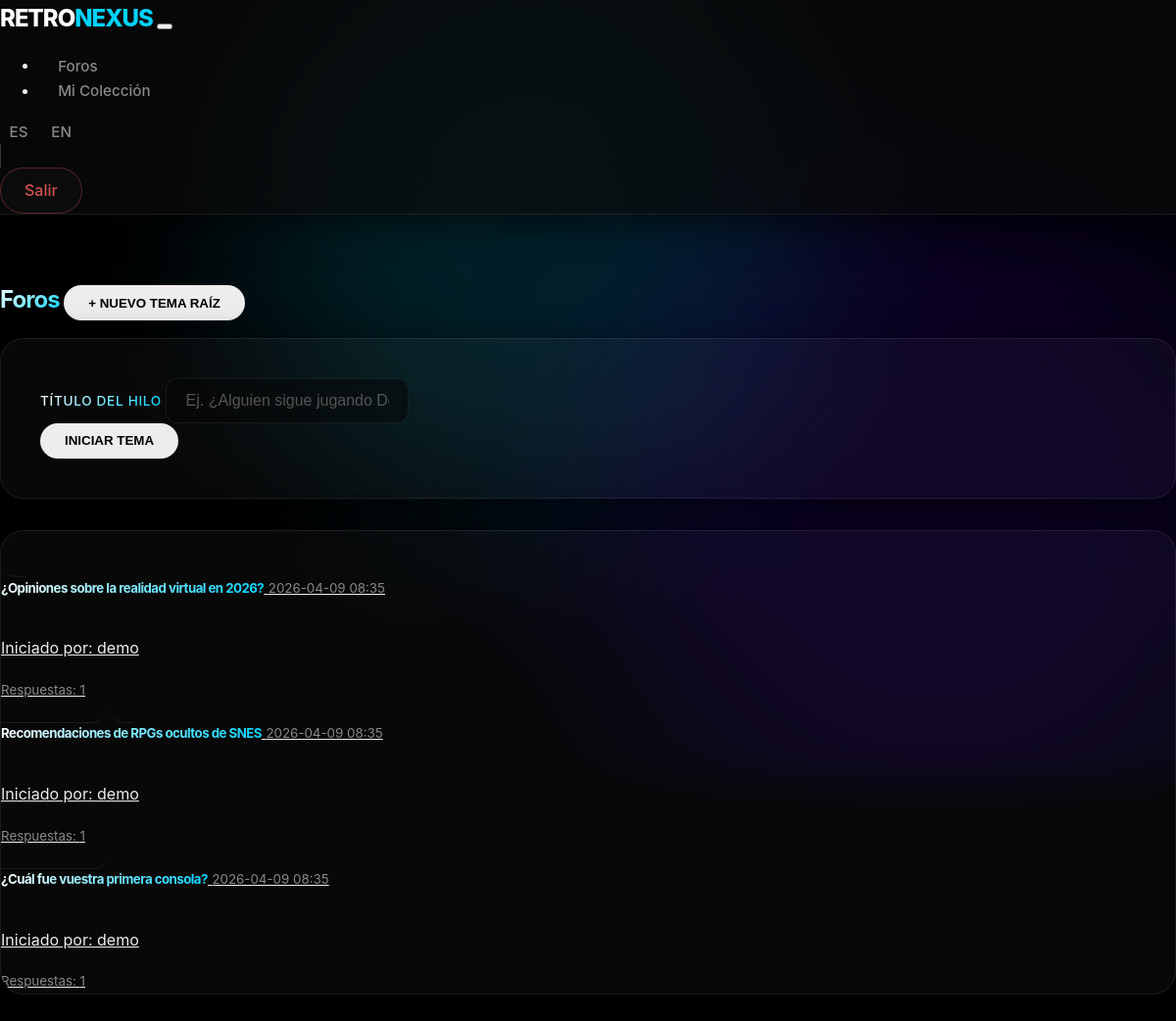
The page /forum (signed in) on the database its author committed.
### app/models.py (models this page shows)
class ForumThread(db.Model):
    id = db.Column(db.Integer, primary_key=True)
    title = db.Column(db.String(200), nullable=False)
    author_id = db.Column(db.Integer, db.ForeignKey('user.id'), nullable=False)
    created_at = db.Column(db.DateTime, default=datetime.utcnow)
    posts = db.relationship('ForumPost', backref='thread', lazy=True)
    author = db.relationship('User', backref='threads')

class User(UserMixin, db.Model):
    id = db.Column(db.Integer, primary_key=True)
    username = db.Column(db.String(50), unique=True, nullable=False)
    password_hash = db.Column(db.String(200), nullable=False)
    totp_secret = db.Column(db.String(32), nullable=True) # Secreto para 2FA
    is_2fa_enabled = db.Column(db.Boolean, default=False)

### app/routes.py (the view, shortened to what this page needs)
@main.route('/forum', methods=['GET', 'POST'])
def forum():
    threads = ForumThread.query.order_by(ForumThread.created_at.desc()).all()
    return render_template('forum.html', threads=threads)

### app/i18n.py (called while the page is built)
def get_translation(lang, key):
    return TRANSLATIONS.get(lang, TRANSLATIONS['es']).get(key, key)

### app/templates/forum.html
{% extends "base.html" %}
{% block content %}
<div class="row mt-4">
    <div class="col-12 d-flex justify-content-between align-items-center mb-3">
        <h2 class="modern-font text-primary-accent">{{ _('nav_forum') }}</h2>
        {% if current_user.is_authenticated %}
        <button class="btn btn-sm btn-modern" data-bs-toggle="collapse" data-bs-target="#newThreadForm">+ NUEVO TEMA
            RAÍZ</button>
        {% endif %}
    </div>
</div>
<div class="collapse mb-4" id="newThreadForm">
    <div class="card card-premium">
        <div class="card-body">
            <form method="POST" action="{{ url_for('main.forum') }}">
                <div class="mb-3">
                    <label class="form-label text-primary-accent">Título del Hilo</label>
                    <input type="text" name="title" class="form-control" required
                        placeholder="Ej. ¿Alguien sigue jugando Doom clásico?">
                </div>
                <button type="submit" class="btn btn-modern w-100">INICIAR TEMA</button>
            </form>
        </div>
    </div>
</div>
<div class="card card-premium p-0">
    <div class="list-group list-group-flush">
        {% for thread in threads %}
        <a href="{{ url_for('main.thread', thread_id=thread.id) }}"
            class="list-group-item list-group-item-action bg-transparent text-light border-secondary">
            <div class="d-flex w-100 justify-content-between">
                <h5 class="mb-1 text-primary-accent modern-font">{{ thread.title }}</h5>
                <small class="text-muted">{{ thread.created_at.strftime('%Y-%m-%d %H:%M') }}</small>
            </div>
            <p class="mb-1 text-secondary">Iniciado por: {{ thread.author.username }}</p>
            <small class="text-muted text-uppercase">Respuestas: {{ thread.posts | length }}</small>
        </a>
        {% else %}
        <div class="list-group-item bg-transparent text-center text-muted py-4">No hay temas en el foro. ¡Sé el primero
            en publicar!</div>
        {% endfor %}
    </div>
</div>
{% endblock %}

### app/static/css/style.css (style rules this page uses)
:root { --bg-dark: #000000; --bg-card: rgba(255, 255, 255, 0.03); --bg-card-hover: rgba(255, 255, 255, 0.06); --border-color: rgba(255, 255, 255, 0.08); --border-highlight: rgba(0, 210, 255, 0.3); --text-main: #ededed; --text-muted: #888888; --acc-ice: #00d2ff; --acc-hover: #00b0d6; --glow-shadow: 0 0 20px rgba(0, 210, 255, 0.15); }
body { background-color: var(--bg-dark); color: var(--text-main); font-family: 'Inter', system-ui, -apple-system, sans-serif; line-height: 1.6; -webkit-font-smoothing: antialiased; margin: 0; min-height: 100vh; position: relative; overflow-x: hidden; }
h1, h2, h3, h4, h5, h6, .modern-font { font-weight: 700; letter-spacing: -0.04em; color: #ffffff; }
.text-primary-accent { background: linear-gradient(135deg, #ffffff 0%, var(--acc-ice) 100%); -webkit-background-clip: text; -webkit-text-fill-color: transparent; display: inline-block; }
.text-muted { color: var(--text-muted) !important; }
.btn-modern { background: var(--text-main); color: #000; border: 1px solid transparent; border-radius: 999px; padding: 0.6rem 1.5rem; font-weight: 600; transition: all 0.25s cubic-bezier(0.4, 0, 0.2, 1); text-decoration: none; display: inline-block; text-align: center; }
.card-premium { background: var(--bg-card); border: 1px solid var(--border-color); border-radius: 24px; backdrop-filter: blur(20px); transition: all 0.5s cubic-bezier(0.4, 0, 0.2, 1); overflow: hidden; margin-bottom: 2rem; position: relative; box-shadow: 0 10px 40px rgba(0,0,0,0.5); }
.card-premium::before { content: ''; position: absolute; top: 0; left: 0; right: 0; height: 1px; background: linear-gradient(90deg, transparent, rgba(255,255,255,0.1), transparent); opacity: 0; transition: opacity 0.5s; }
.card-premium .card-body { padding: 2.5rem; background: transparent; }
.form-control { background: rgba(0,0,0,0.5) !important; color: #fff !important; border: 1px solid var(--border-color); border-radius: 12px; padding: 0.8rem 1.2rem; font-size: 1rem; transition: all 0.3s ease; backdrop-filter: blur(10px); }
.form-control::placeholder { color: #555; }
.form-label { font-weight: 500; color: var(--text-muted); margin-bottom: 0.6rem; font-size: 0.85rem; text-transform: uppercase; letter-spacing: 0.05em; }
.list-group-item { background: transparent; border: none; border-bottom: 1px solid var(--border-color); color: var(--text-main); padding: 1.5rem; transition: all 0.3s ease; border-radius: 16px !important; margin-bottom: 0.5rem; }
.list-group-item:last-child { border-bottom: none; }

### rows shown on the page
ForumThread: title "¿Opiniones sobre la realidad virtual en 2026?", created_at "2026-04-09 08:35", author.username "demo", posts|length "1"
ForumThread: title "Recomendaciones de RPGs ocultos de SNES", created_at "2026-04-09 08:35", author.username "demo", posts|length "1"
ForumThread: title "¿Cuál fue vuestra primera consola?", created_at "2026-04-09 08:35", author.username "demo", posts|length "1"
